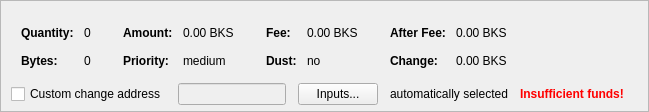
    <widget class="QFrame" name="frameCoinControl">
     <property name="sizePolicy">
      <sizepolicy hsizetype="Expanding" vsizetype="Expanding">
       <horstretch>0</horstretch>
       <verstretch>0</verstretch>
      </sizepolicy>
     </property>
     <property name="maximumSize">
      <size>
       <width>16777215</width>
       <height>16777215</height>
      </size>
     </property>
     <property name="frameShape">
      <enum>QFrame::StyledPanel</enum>
     </property>
     <property name="frameShadow">
      <enum>QFrame::Sunken</enum>
     </property>
     <layout class="QVBoxLayout" name="verticalLayoutCoinControl2">
      <property name="spacing">
       <number>0</number>
      </property>
      <property name="leftMargin">
       <number>0</number>
      </property>
      <property name="topMargin">
       <number>0</number>
      </property>
      <property name="rightMargin">
       <number>0</number>
      </property>
      <property name="bottomMargin">
       <number>6</number>
      </property>
      <item>
       <layout class="QVBoxLayout" name="verticalLayoutCoinControl" stretch="0,0,0">
        <property name="spacing">
         <number>0</number>
        </property>
        <property name="leftMargin">
         <number>10</number>
        </property>
        <property name="topMargin">
         <number>10</number>
        </property>
        <item>
         <layout class="QHBoxLayout" name="horizontalLayoutCoinControl2" stretch="0">
          <property name="spacing">
           <number>8</number>
          </property>
          <property name="bottomMargin">
           <number>10</number>
          </property>
          <item>
           <spacer name="horizontalSpacerCoinControl">
            <property name="orientation">
             <enum>Qt::Horizontal</enum>
            </property>
            <property name="sizeHint" stdset="0">
             <size>
              <width>40</width>
              <height>1</height>
             </size>
            </property>
           </spacer>
          </item>
         </layout>
        </item>
        <item>
         <widget class="QWidget" name="widgetCoinControl" native="true">
          <property name="sizePolicy">
           <sizepolicy hsizetype="Preferred" vsizetype="Preferred">
            <horstretch>0</horstretch>
            <verstretch>0</verstretch>
           </sizepolicy>
          </property>
          <property name="minimumSize">
           <size>
            <width>0</width>
            <height>0</height>
           </size>
          </property>
          <property name="styleSheet">
           <string notr="true"/>
          </property>
          <layout class="QHBoxLayout" name="horizontalLayoutCoinControl5">
           <property name="leftMargin">
            <number>0</number>
           </property>
           <property name="topMargin">
            <number>0</number>
           </property>
           <property name="rightMargin">
            <number>0</number>
           </property>
           <property name="bottomMargin">
            <number>0</number>
           </property>
           <item>
            <layout class="QHBoxLayout" name="horizontalLayoutCoinControl3" stretch="0,0,0,1">
             <property name="spacing">
              <number>20</number>
             </property>
             <property name="topMargin">
              <number>0</number>
             </property>
             <property name="bottomMargin">
              <number>10</number>
             </property>
             <item>
              <layout class="QFormLayout" name="formLayoutCoinControl1">
               <property name="horizontalSpacing">
                <number>10</number>
               </property>
               <property name="verticalSpacing">
                <number>14</number>
               </property>
               <property name="leftMargin">
                <number>10</number>
               </property>
               <property name="topMargin">
                <number>4</number>
               </property>
               <property name="rightMargin">
                <number>6</number>
               </property>
               <item row="0" column="0">
                <widget class="QLabel" name="labelCoinControlQuantityText">
                 <property name="font">
                  <font>
                   <weight>75</weight>
                   <bold>true</bold>
                  </font>
                 </property>
                 <property name="text">
                  <string>Quantity:</string>
                 </property>
                 <property name="margin">
                  <number>0</number>
                 </property>
                </widget>
               </item>
               <item row="0" column="1">
                <widget class="QLabel" name="labelCoinControlQuantity">
                 <property name="cursor">
                  <cursorShape>IBeamCursor</cursorShape>
                 </property>
                 <property name="contextMenuPolicy">
                  <enum>Qt::ActionsContextMenu</enum>
                 </property>
                 <property name="text">
                  <string notr="true">0</string>
                 </property>
                 <property name="margin">
                  <number>0</number>
                 </property>
                 <property name="textInteractionFlags">
                  <set>Qt::LinksAccessibleByMouse|Qt::TextSelectableByKeyboard|Qt::TextSelectableByMouse</set>
                 </property>
                </widget>
               </item>
               <item row="1" column="0">
                <widget class="QLabel" name="labelCoinControlBytesText">
                 <property name="font">
                  <font>
                   <weight>75</weight>
                   <bold>true</bold>
                  </font>
                 </property>
                 <property name="text">
                  <string>Bytes:</string>
                 </property>
                </widget>
               </item>
               <item row="1" column="1">
                <widget class="QLabel" name="labelCoinControlBytes">
                 <property name="cursor">
                  <cursorShape>IBeamCursor</cursorShape>
                 </property>
                 <property name="contextMenuPolicy">
                  <enum>Qt::ActionsContextMenu</enum>
                 </property>
                 <property name="text">
                  <string notr="true">0</string>
                 </property>
                 <property name="textInteractionFlags">
                  <set>Qt::LinksAccessibleByMouse|Qt::TextSelectableByKeyboard|Qt::TextSelectableByMouse</set>
                 </property>
                </widget>
               </item>
              </layout>
             </item>
             <item>
              <layout class="QFormLayout" name="formLayoutCoinControl2">
               <property name="horizontalSpacing">
                <number>10</number>
               </property>
               <property name="verticalSpacing">
                <number>14</number>
               </property>
               <property name="leftMargin">
                <number>6</number>
               </property>
               <property name="topMargin">
                <number>4</number>
               </property>
               <property name="rightMargin">
                <number>6</number>
               </property>
               <item row="0" column="0">
                <widget class="QLabel" name="labelCoinControlAmountText">
                 <property name="font">
                  <font>
                   <weight>75</weight>
                   <bold>true</bold>
                  </font>
                 </property>
                 <property name="text">
                  <string>Amount:</string>
                 </property>
                 <property name="margin">
                  <number>0</number>
                 </property>
                </widget>
               </item>
               <item row="0" column="1">
                <widget class="QLabel" name="labelCoinControlAmount">
                 <property name="cursor">
                  <cursorShape>IBeamCursor</cursorShape>
                 </property>
                 <property name="contextMenuPolicy">
                  <enum>Qt::ActionsContextMenu</enum>
                 </property>
                 <property name="text">
                  <string notr="true">0.00 BKS</string>
                 </property>
                 <property name="textInteractionFlags">
                  <set>Qt::LinksAccessibleByMouse|Qt::TextSelectableByKeyboard|Qt::TextSelectableByMouse</set>
                 </property>
                </widget>
               </item>
               <item row="1" column="0">
                <widget class="QLabel" name="labelCoinControlPriorityText">
                 <property name="font">
                  <font>
                   <weight>75</weight>
                   <bold>true</bold>
                  </font>
                 </property>
                 <property name="text">
                  <string>Priority:</string>
                 </property>
                </widget>
               </item>
               <item row="1" column="1">
                <widget class="QLabel" name="labelCoinControlPriority">
                 <property name="cursor">
                  <cursorShape>IBeamCursor</cursorShape>
                 </property>
                 <property name="contextMenuPolicy">
                  <enum>Qt::ActionsContextMenu</enum>
                 </property>
                 <property name="text">
                  <string notr="true">medium</string>
                 </property>
                 <property name="textInteractionFlags">
                  <set>Qt::LinksAccessibleByMouse|Qt::TextSelectableByKeyboard|Qt::TextSelectableByMouse</set>
                 </property>
                </widget>
               </item>
              </layout>
             </item>
             <item>
              <layout class="QFormLayout" name="formLayoutCoinControl3">
               <property name="horizontalSpacing">
                <number>10</number>
               </property>
               <property name="verticalSpacing">
                <number>14</number>
               </property>
               <property name="leftMargin">
                <number>6</number>
               </property>
               <property name="topMargin">
                <number>4</number>
               </property>
               <property name="rightMargin">
                <number>6</number>
               </property>
               <item row="0" column="0">
                <widget class="QLabel" name="labelCoinControlFeeText">
                 <property name="font">
                  <font>
                   <weight>75</weight>
                   <bold>true</bold>
                  </font>
                 </property>
                 <property name="text">
                  <string>Fee:</string>
                 </property>
                 <property name="margin">
                  <number>0</number>
                 </property>
                </widget>
               </item>
               <item row="0" column="1">
                <widget class="QLabel" name="labelCoinControlFee">
                 <property name="cursor">
                  <cursorShape>IBeamCursor</cursorShape>
                 </property>
                 <property name="contextMenuPolicy">
                  <enum>Qt::ActionsContextMenu</enum>
                 </property>
                 <property name="text">
                  <string notr="true">0.00 BKS</string>
                 </property>
                 <property name="textInteractionFlags">
                  <set>Qt::LinksAccessibleByMouse|Qt::TextSelectableByKeyboard|Qt::TextSelectableByMouse</set>
                 </property>
                </widget>
               </item>
               <item row="1" column="0">
                <widget class="QLabel" name="labelCoinControlLowOutputText">
                 <property name="font">
                  <font>
                   <weight>75</weight>
                   <bold>true</bold>
                  </font>
                 </property>
                 <property name="text">
                  <string>Dust:</string>
                 </property>
                </widget>
               </item>
               <item row="1" column="1">
                <widget class="QLabel" name="labelCoinControlLowOutput">
                 <property name="cursor">
                  <cursorShape>IBeamCursor</cursorShape>
                 </property>
                 <property name="contextMenuPolicy">
                  <enum>Qt::ActionsContextMenu</enum>
                 </property>
                 <property name="text">
                  <string notr="true">no</string>
                 </property>
                 <property name="textInteractionFlags">
                  <set>Qt::LinksAccessibleByMouse|Qt::TextSelectableByKeyboard|Qt::TextSelectableByMouse</set>
                 </property>
                </widget>
               </item>
              </layout>
             </item>
             <item>
              <layout class="QFormLayout" name="formLayoutCoinControl4">
               <property name="horizontalSpacing">
                <number>10</number>
               </property>
               <property name="verticalSpacing">
                <number>14</number>
               </property>
               <property name="leftMargin">
                <number>6</number>
               </property>
               <property name="topMargin">
                <number>4</number>
               </property>
               <property name="rightMargin">
                <number>6</number>
               </property>
               <item row="0" column="0">
                <widget class="QLabel" name="labelCoinControlAfterFeeText">
                 <property name="font">
                  <font>
                   <weight>75</weight>
                   <bold>true</bold>
                  </font>
                 </property>
                 <property name="text">
                  <string>After Fee:</string>
                 </property>
                 <property name="margin">
                  <number>0</number>
                 </property>
                </widget>
               </item>
               <item row="0" column="1">
                <widget class="QLabel" name="labelCoinControlAfterFee">
                 <property name="cursor">
                  <cursorShape>IBeamCursor</cursorShape>
                 </property>
                 <property name="contextMenuPolicy">
                  <enum>Qt::ActionsContextMenu</enum>
                 </property>
                 <property name="text">
                  <string notr="true">0.00 BKS</string>
                 </property>
                 <property name="textInteractionFlags">
                  <set>Qt::LinksAccessibleByMouse|Qt::TextSelectableByKeyboard|Qt::TextSelectableByMouse</set>
                 </property>
                </widget>
               </item>
               <item row="1" column="0">
                <widget class="QLabel" name="labelCoinControlChangeText">
                 <property name="font">
                  <font>
                   <weight>75</weight>
                   <bold>true</bold>
                  </font>
                 </property>
                 <property name="text">
                  <string>Change:</string>
                 </property>
                </widget>
               </item>
               <item row="1" column="1">
                <widget class="QLabel" name="labelCoinControlChange">
                 <property name="cursor">
                  <cursorShape>IBeamCursor</cursorShape>
                 </property>
                 <property name="contextMenuPolicy">
                  <enum>Qt::ActionsContextMenu</enum>
                 </property>
                 <property name="text">
                  <string notr="true">0.00 BKS</string>
                 </property>
                 <property name="textInteractionFlags">
                  <set>Qt::LinksAccessibleByMouse|Qt::TextSelectableByKeyboard|Qt::TextSelectableByMouse</set>
                 </property>
                </widget>
               </item>
              </layout>
             </item>
            </layout>
           </item>
          </layout>
         </widget>
        </item>
        <item>
         <layout class="QHBoxLayout" name="horizontalLayoutCoinControl4" stretch="0,0,0,0,0,0">
          <property name="spacing">
           <number>12</number>
          </property>
          <property name="sizeConstraint">
           <enum>QLayout::SetDefaultConstraint</enum>
          </property>
          <property name="topMargin">
           <number>5</number>
          </property>
          <property name="rightMargin">
           <number>5</number>
          </property>
          <item>
           <widget class="QCheckBox" name="checkBoxCoinControlChange">
            <property name="toolTip">
             <string>If this is activated, but the change address is empty or invalid, change will be sent to a newly generated address.</string>
            </property>
            <property name="text">
             <string>Custom change address</string>
            </property>
           </widget>
          </item>
          <item>
           <widget class="QValidatedLineEdit" name="lineEditCoinControlChange">
            <property name="enabled">
             <bool>false</bool>
            </property>
            <property name="sizePolicy">
             <sizepolicy hsizetype="Expanding" vsizetype="Fixed">
              <horstretch>0</horstretch>
              <verstretch>0</verstretch>
             </sizepolicy>
            </property>
           </widget>
          </item>
          <item>
           <widget class="QPushButton" name="pushButtonCoinControl">
            <property name="styleSheet">
             <string notr="true"/>
            </property>
            <property name="text">
             <string>Inputs...</string>
            </property>
            <property name="autoDefault">
             <bool>false</bool>
            </property>
           </widget>
          </item>
          <item>
           <widget class="QLabel" name="labelCoinControlAutomaticallySelected">
            <property name="text">
             <string>automatically selected</string>
            </property>
            <property name="margin">
             <number>5</number>
            </property>
           </widget>
          </item>
          <item>
           <widget class="QLabel" name="labelCoinControlInsuffFunds">
            <property name="font">
             <font>
              <weight>75</weight>
              <bold>true</bold>
             </font>
            </property>
            <property name="styleSheet">
             <string notr="true">color:red;font-weight:bold;</string>
            </property>
            <property name="text">
             <string>Insufficient funds!</string>
            </property>
            <property name="margin">
             <number>5</number>
            </property>
           </widget>
          </item>
          <item>
           <widget class="QLabel" name="labelCoinControlChangeLabel">
            <property name="sizePolicy">
             <sizepolicy hsizetype="Preferred" vsizetype="Expanding">
              <horstretch>0</horstretch>
              <verstretch>0</verstretch>
             </sizepolicy>
            </property>
            <property name="minimumSize">
             <size>
              <width>0</width>
              <height>0</height>
             </size>
            </property>
            <property name="text">
             <string/>
            </property>
            <property name="margin">
             <number>3</number>
            </property>
           </widget>
          </item>
         </layout>
        </item>
       </layout>
      </item>
     </layout>
    </widget>
